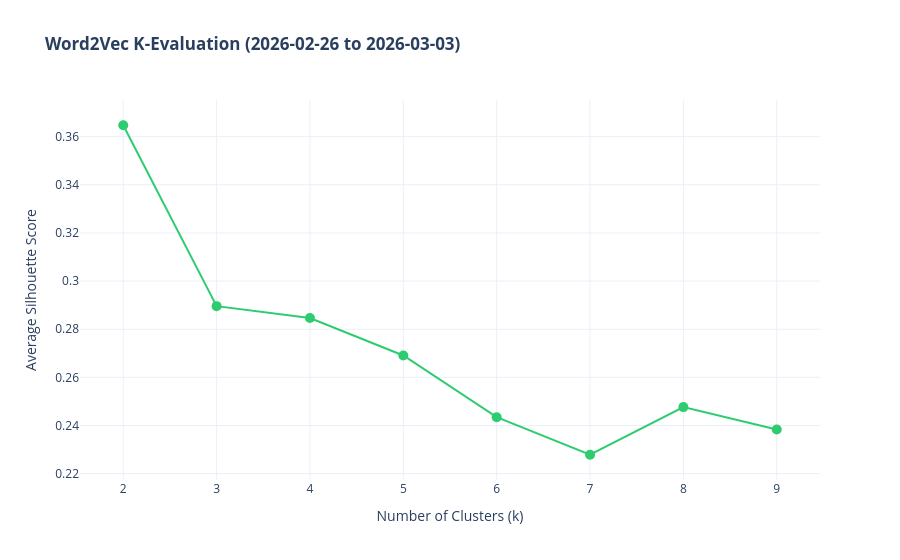
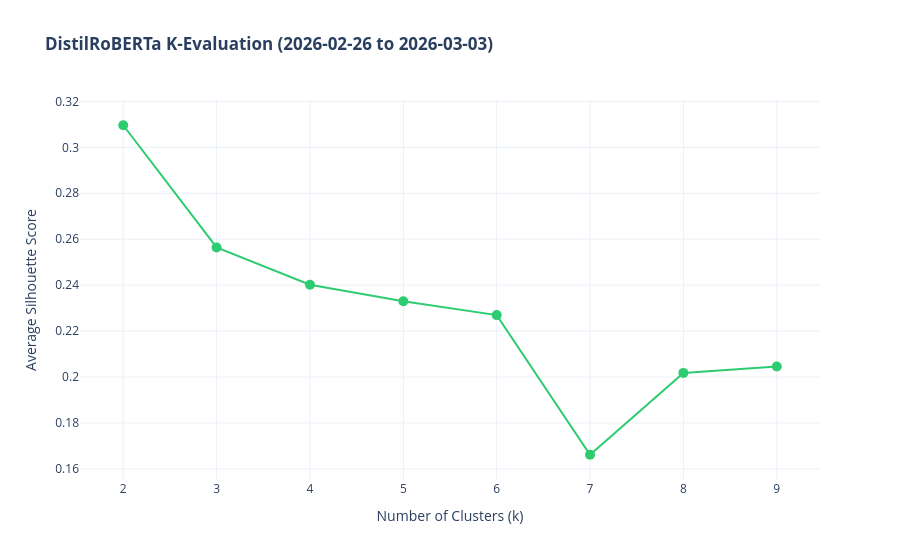

The notebook cell these images were saved under, in order:
### Code cell
print(f"\n--- Period analysis : {START_DATE} au {END_DATE} ---")

# HAC Evaluation for both embeddings models
print("\nHAC Evaluation for Word2Vec...")
results_w2v = run_hac_evaluation_period(
    X_full=X_w2v,
    df_features=df_w2v,
    start_date=START_DATE,
    end_date=END_DATE,
    k_range=range(2, 10),
)
plot_hac_evaluation(
    results_w2v, title=f"Word2Vec K-Evaluation ({START_DATE} to {END_DATE})"
)

print("\nHAC Evaluation for DistilRoBERTa (BPE)...")
results_bpe = run_hac_evaluation_period(
    X_full=X_bpe,
    df_features=df_bpe,
    start_date=START_DATE,
    end_date=END_DATE,
    k_range=range(2, 10),
)
plot_hac_evaluation(
    results_bpe, title=f"DistilRoBERTa K-Evaluation ({START_DATE} to {END_DATE})"
);

### Figure 1 — Plotly figure (JSON) as saved in the notebook; plotly's stock layout.template omitted (floating-point values rounded to 4 significant figures)
{"data": [{"line": {"color": "#2ecc71", "width": 2}, "marker": {"size": 10, "symbol": "circle"}, "mode": "lines+markers", "name": "HAC Score", "type": "scatter", "x": [2, 3, 4, 5, 6, 7, 8, 9], "y": [0.3647, 0.2896, 0.2847, 0.2691, 0.2435, 0.2279, 0.2476, 0.2384]}], "layout": {"title": {"text": "<b>Word2Vec K-Evaluation (2026-02-26 to 2026-03-03)</b>"}, "xaxis": {"title": {"text": "Number of Clusters (k)"}}, "yaxis": {"title": {"text": "Average Silhouette Score"}}}}

### Figure 2 — Plotly figure (JSON) as saved in the notebook; plotly's stock layout.template omitted (floating-point values rounded to 4 significant figures)
{"data": [{"line": {"color": "#2ecc71", "width": 2}, "marker": {"size": 10, "symbol": "circle"}, "mode": "lines+markers", "name": "HAC Score", "type": "scatter", "x": [2, 3, 4, 5, 6, 7, 8, 9], "y": [0.3096, 0.2564, 0.2402, 0.233, 0.227, 0.1662, 0.2018, 0.2046]}], "layout": {"title": {"text": "<b>DistilRoBERTa K-Evaluation (2026-02-26 to 2026-03-03)</b>"}, "xaxis": {"title": {"text": "Number of Clusters (k)"}}, "yaxis": {"title": {"text": "Average Silhouette Score"}}}}
